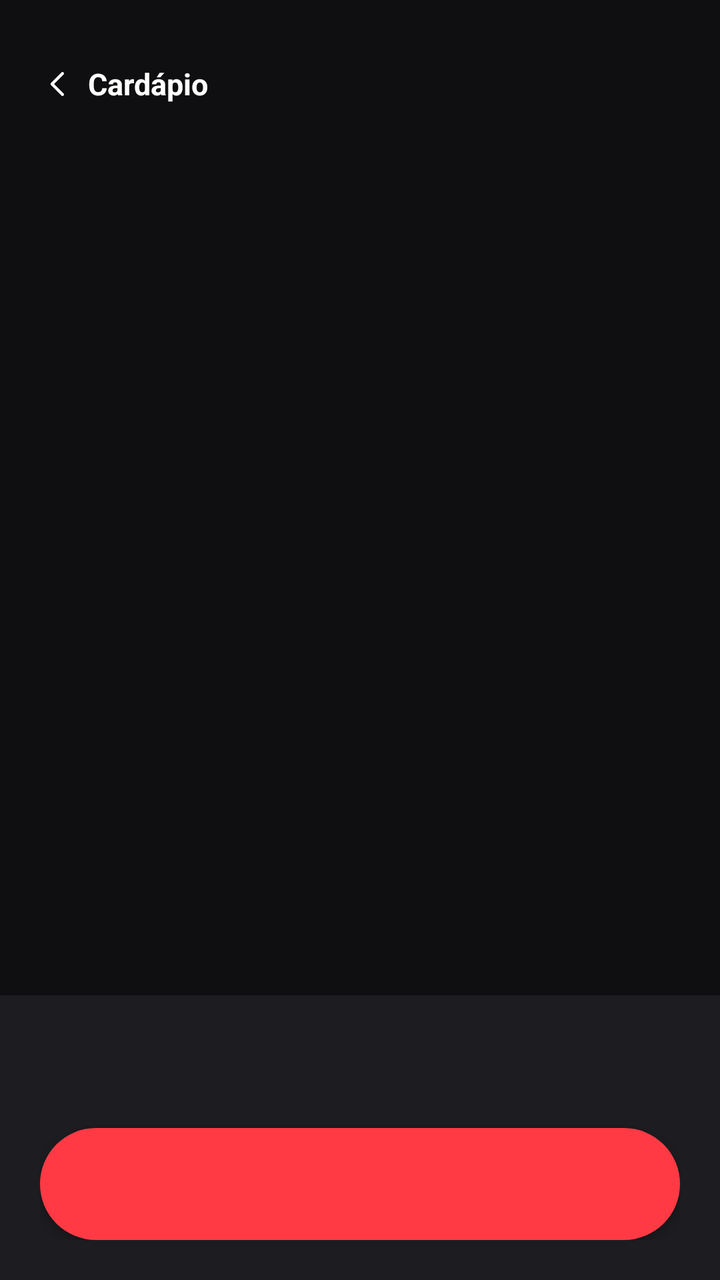
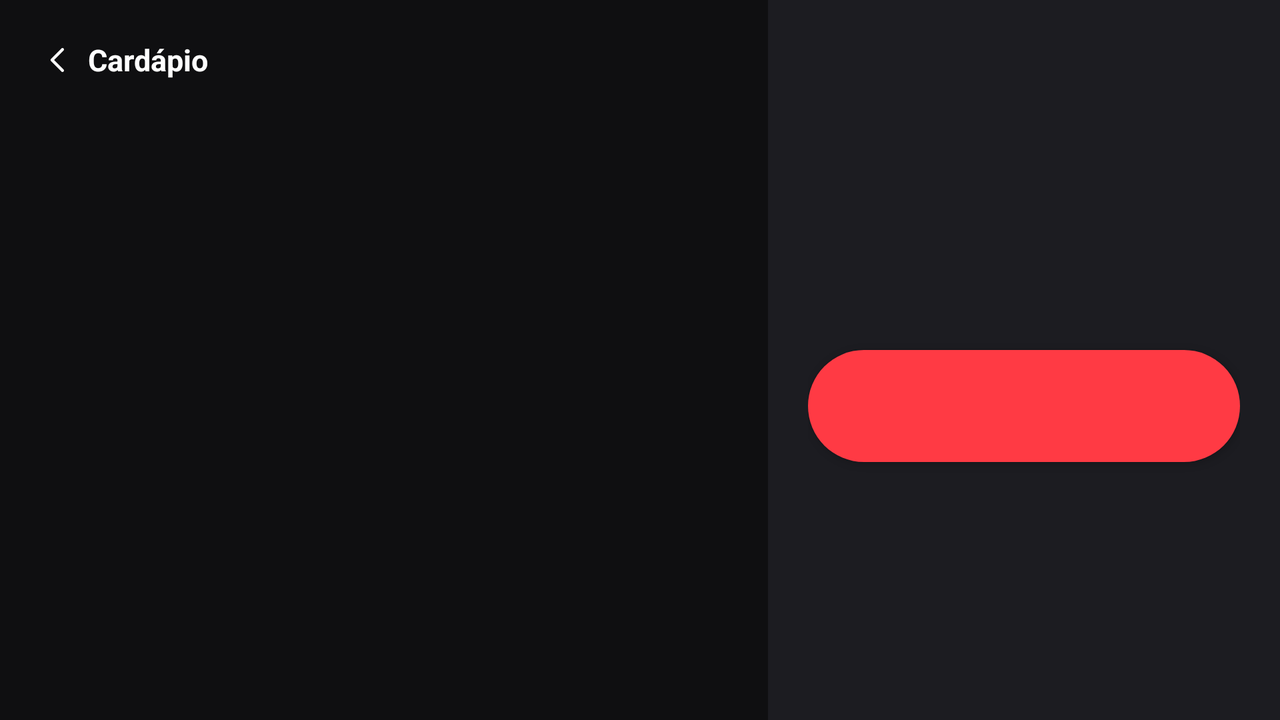

First picture: res/layout/ on a phone held upright. Second picture: the repository's own variant of that layout, on a device whose configuration matches the variant's folder. Source for both follows.
<!-- AndroidManifest.xml: application theme Theme.DevBurguerAppGarcom -->
<!-- res/layout/activity_carrinho.xml -->
<?xml version="1.0" encoding="utf-8"?>
<LinearLayout xmlns:android="http://schemas.android.com/apk/res/android"
    xmlns:app="http://schemas.android.com/apk/res-auto"
    android:layout_width="match_parent"
    android:layout_height="match_parent"
    android:background="@color/corFundoPrincipal"
    android:orientation="vertical">

    <LinearLayout
        android:layout_width="match_parent"
        android:layout_height="wrap_content"
        android:orientation="vertical"
        android:padding="20dp"
        android:paddingBottom="0dp">

        <TextView
            android:id="@+id/btnVoltarCardapio"
            android:layout_width="wrap_content"
            android:layout_height="wrap_content"
            android:drawablePadding="6dp"
            android:gravity="center_vertical"
            android:minHeight="44dp"
            android:text="@string/botaoVoltarCardapio"
            android:textColor="@color/corBranca"
            android:textSize="15sp"
            android:textStyle="bold"
            app:drawableStartCompat="@drawable/ic_seta_voltar" />

        <TextView
            android:id="@+id/txvTituloCarrinho"
            android:layout_width="wrap_content"
            android:layout_height="wrap_content"
            android:textColor="@color/corBranca"
            android:textSize="26sp"
            android:textStyle="bold" />

    </LinearLayout>

    <FrameLayout
        android:layout_width="match_parent"
        android:layout_height="0dp"
        android:layout_weight="1">

        <ListView
            android:id="@+id/lstItensCarrinho"
            android:layout_width="match_parent"
            android:layout_height="match_parent"
            android:layout_marginTop="12dp"
            android:divider="@null"
            android:dividerHeight="12dp"
            android:paddingStart="20dp"
            android:paddingTop="4dp"
            android:paddingEnd="20dp"
            android:paddingBottom="4dp" />

        <TextView
            android:id="@+id/txvCarrinhoVazio"
            android:layout_width="match_parent"
            android:layout_height="wrap_content"
            android:layout_gravity="center"
            android:gravity="center"
            android:padding="32dp"
            android:text="@string/mensagemCarrinhoVazio"
            android:textColor="@color/corTextoSecundario"
            android:textSize="15sp"
            android:visibility="gone" />

    </FrameLayout>

    <LinearLayout
        android:layout_width="match_parent"
        android:layout_height="wrap_content"
        android:layout_marginTop="4dp"
        android:background="@color/corFundoSecundaria"
        android:orientation="vertical"
        android:padding="20dp">

        <LinearLayout
            android:layout_width="match_parent"
            android:layout_height="wrap_content"
            android:layout_marginBottom="14dp"
            android:orientation="horizontal">

            <TextView
                android:id="@+id/txvCarrinhoTotalItens"
                android:layout_width="0dp"
                android:layout_height="wrap_content"
                android:layout_weight="1"
                android:textColor="@color/corTextoSecundario"
                android:textSize="15sp"
                android:textStyle="bold" />

            <TextView
                android:id="@+id/txvCarrinhoTotalValor"
                android:layout_width="wrap_content"
                android:layout_height="wrap_content"
                android:textColor="@color/corBranca"
                android:textSize="24sp"
                android:textStyle="bold" />

        </LinearLayout>

        <Button
            android:id="@+id/btnEnviarRodada"
            android:layout_width="match_parent"
            android:layout_height="56dp"
            android:background="@drawable/fundo_botao_pilula"
            android:textColor="@color/corBranca"
            android:textSize="19sp"
            android:textStyle="bold" />

    </LinearLayout>

</LinearLayout>
<!-- resources referenced by this layout -->
<resources>
  <color name="corBranca">#FFFFFF</color>
  <color name="corFundoPrincipal">#0F0F11</color>
  <color name="corFundoSecundaria">#1C1C21</color>
  <color name="corTextoSecundario">#A1A1AA</color>
  <!-- drawable fundo_botao_pilula (drawable) -->
  <shape xmlns:android="http://schemas.android.com/apk/res/android"
      android:shape="rectangle">
      <solid android:color="@color/corVermelhoPrincipal" />
      <corners android:radius="999dp" />
  </shape>
  <!-- drawable ic_seta_voltar (drawable) -->
  <vector xmlns:android="http://schemas.android.com/apk/res/android"
      android:width="18dp"
      android:height="18dp"
      android:viewportWidth="24"
      android:viewportHeight="24">
      <path
          android:pathData="M15,5l-7,7 7,7"
          android:strokeColor="#FFFFFF"
          android:strokeWidth="2"
          android:strokeLineCap="round"
          android:strokeLineJoin="round"
          android:fillColor="#00000000" />
  </vector>
  <string name="botaoVoltarCardapio">Cardápio</string>
  <string name="mensagemCarrinhoVazio">Nenhum item no pedido. Volte ao cardápio para adicionar.</string>
  <style name="Theme.DevBurguerAppGarcom" parent="Theme.AppCompat.DayNight.NoActionBar">
          <item name="colorPrimary">@color/corVermelhoPrincipal</item>
          <item name="colorPrimaryDark">@color/corFundoPrincipal</item>
          <item name="colorAccent">@color/corDourada</item>
          <item name="android:windowBackground">@color/corFundoPrincipal</item>
      </style>
  <color name="corVermelhoPrincipal">#FF3A44</color>
  <color name="corDourada">#FFD700</color>
</resources>
<!-- res/layout-land/activity_carrinho.xml (the repository's variant of the layout above) -->
<!-- drawn on the phone turned sideways -->
<?xml version="1.0" encoding="utf-8"?>
<LinearLayout xmlns:android="http://schemas.android.com/apk/res/android"
    xmlns:app="http://schemas.android.com/apk/res-auto"
    android:layout_width="match_parent"
    android:layout_height="match_parent"
    android:background="@color/corFundoPrincipal"
    android:orientation="horizontal">

    
    <LinearLayout
        android:layout_width="0dp"
        android:layout_height="match_parent"
        android:layout_weight="3"
        android:orientation="vertical">

        <LinearLayout
            android:layout_width="match_parent"
            android:layout_height="wrap_content"
            android:gravity="center_vertical"
            android:orientation="horizontal"
            android:paddingStart="20dp"
            android:paddingTop="8dp"
            android:paddingEnd="20dp">

            <TextView
                android:id="@+id/btnVoltarCardapio"
                android:layout_width="wrap_content"
                android:layout_height="wrap_content"
                android:drawablePadding="6dp"
                android:gravity="center_vertical"
                android:minHeight="44dp"
                android:text="@string/botaoVoltarCardapio"
                android:textColor="@color/corBranca"
                android:textSize="15sp"
                android:textStyle="bold"
                app:drawableStartCompat="@drawable/ic_seta_voltar" />

            <TextView
                android:id="@+id/txvTituloCarrinho"
                android:layout_width="wrap_content"
                android:layout_height="wrap_content"
                android:layout_marginStart="20dp"
                android:textColor="@color/corBranca"
                android:textSize="22sp"
                android:textStyle="bold" />

        </LinearLayout>

        <FrameLayout
            android:layout_width="match_parent"
            android:layout_height="0dp"
            android:layout_weight="1">

            <ListView
                android:id="@+id/lstItensCarrinho"
                android:layout_width="match_parent"
                android:layout_height="match_parent"
                android:layout_marginTop="4dp"
                android:divider="@null"
                android:dividerHeight="12dp"
                android:paddingStart="20dp"
                android:paddingTop="4dp"
                android:paddingEnd="20dp"
                android:paddingBottom="4dp" />

            <TextView
                android:id="@+id/txvCarrinhoVazio"
                android:layout_width="match_parent"
                android:layout_height="wrap_content"
                android:layout_gravity="center"
                android:gravity="center"
                android:padding="32dp"
                android:text="@string/mensagemCarrinhoVazio"
                android:textColor="@color/corTextoSecundario"
                android:textSize="15sp"
                android:visibility="gone" />

        </FrameLayout>

    </LinearLayout>

    
    <ScrollView
        android:layout_width="0dp"
        android:layout_height="match_parent"
        android:layout_weight="2"
        android:background="@color/corFundoSecundaria"
        android:fillViewport="true">

        <LinearLayout
            android:layout_width="match_parent"
            android:layout_height="match_parent"
            android:gravity="center_vertical"
            android:orientation="vertical"
            android:padding="20dp">

            <LinearLayout
                android:layout_width="match_parent"
                android:layout_height="wrap_content"
                android:layout_marginBottom="14dp"
                android:orientation="horizontal">

                <TextView
                    android:id="@+id/txvCarrinhoTotalItens"
                    android:layout_width="0dp"
                    android:layout_height="wrap_content"
                    android:layout_weight="1"
                    android:textColor="@color/corTextoSecundario"
                    android:textSize="15sp"
                    android:textStyle="bold" />

                <TextView
                    android:id="@+id/txvCarrinhoTotalValor"
                    android:layout_width="wrap_content"
                    android:layout_height="wrap_content"
                    android:textColor="@color/corBranca"
                    android:textSize="24sp"
                    android:textStyle="bold" />

            </LinearLayout>

            <Button
                android:id="@+id/btnEnviarRodada"
                android:layout_width="match_parent"
                android:layout_height="56dp"
                android:background="@drawable/fundo_botao_pilula"
                android:textColor="@color/corBranca"
                android:textSize="19sp"
                android:textStyle="bold" />

        </LinearLayout>

    </ScrollView>

</LinearLayout>
